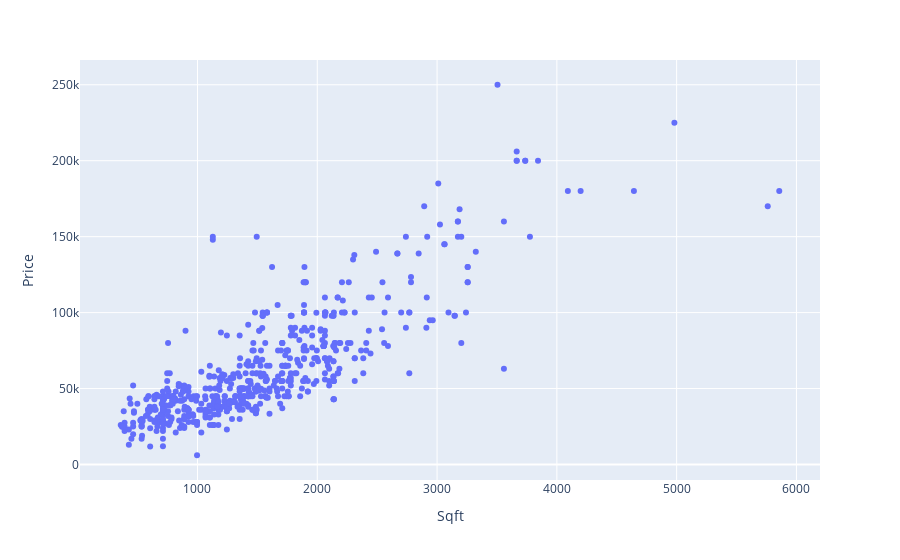

Here is the notebook cell this chart was saved with:
### Code cell
px.scatter(new_df,x='Sqft',y='Price', )

### Figure 1 — Plotly figure (JSON) as saved in the notebook; plotly's stock layout.template omitted (floating-point values rounded to 4 significant figures; data arrays with more than 128 entries replaced by an {"elided": "..."} marker saying what was removed)
{"data": [{"hovertemplate": "Sqft=%{x}<br>Price=%{y}<extra></extra>", "legendgroup": "", "marker": {"color": "#636efa", "symbol": "circle"}, "mode": "markers", "name": "", "orientation": "v", "showlegend": false, "type": "scatter", "x": {"elided": "645 float values"}, "xaxis": "x", "y": {"elided": "645 int values"}, "yaxis": "y"}], "layout": {"legend": {"tracegroupgap": 0}, "margin": {"t": 60}, "xaxis": {"anchor": "y", "domain": [0, 1], "title": {"text": "Sqft"}}, "yaxis": {"anchor": "x", "domain": [0, 1], "title": {"text": "Price"}}}}
